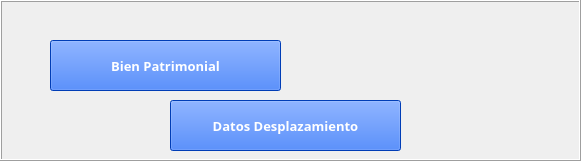
  <widget class="QFrame" name="frame_4">
   <property name="geometry">
    <rect>
     <x>30</x>
     <y>240</y>
     <width>581</width>
     <height>161</height>
    </rect>
   </property>
   <property name="tabletTracking">
    <bool>false</bool>
   </property>
   <property name="toolTip">
    <string/>
   </property>
   <property name="autoFillBackground">
    <bool>false</bool>
   </property>
   <property name="frameShape">
    <enum>QFrame::Box</enum>
   </property>
   <property name="frameShadow">
    <enum>QFrame::Raised</enum>
   </property>
   <widget class="QLabel" name="label_27">
    <property name="geometry">
     <rect>
      <x>10</x>
      <y>10</y>
      <width>566</width>
      <height>20</height>
     </rect>
    </property>
    <property name="font">
     <font>
      <family>Microsoft YaHei UI</family>
      <pointsize>11</pointsize>
     </font>
    </property>
    <property name="frameShadow">
     <enum>QFrame::Sunken</enum>
    </property>
    <property name="lineWidth">
     <number>0</number>
    </property>
    <property name="midLineWidth">
     <number>1</number>
    </property>
    <property name="text">
     <string/>
    </property>
   </widget>
   <widget class="QPushButton" name="pushButton">
    <property name="enabled">
     <bool>true</bool>
    </property>
    <property name="geometry">
     <rect>
      <x>50</x>
      <y>40</y>
      <width>231</width>
      <height>51</height>
     </rect>
    </property>
    <property name="minimumSize">
     <size>
      <width>0</width>
      <height>0</height>
     </size>
    </property>
    <property name="palette">
     <palette>
      <active>
       <colorrole role="Button">
        <brush brushstyle="SolidPattern">
         <color alpha="255">
          <red>0</red>
          <green>85</green>
          <blue>255</blue>
         </color>
        </brush>
       </colorrole>
       <colorrole role="ButtonText">
        <brush brushstyle="SolidPattern">
         <color alpha="255">
          <red>255</red>
          <green>255</green>
          <blue>255</blue>
         </color>
        </brush>
       </colorrole>
       <colorrole role="Base">
        <brush brushstyle="SolidPattern">
         <color alpha="255">
          <red>0</red>
          <green>85</green>
          <blue>255</blue>
         </color>
        </brush>
       </colorrole>
       <colorrole role="Window">
        <brush brushstyle="SolidPattern">
         <color alpha="255">
          <red>0</red>
          <green>85</green>
          <blue>255</blue>
         </color>
        </brush>
       </colorrole>
      </active>
      <inactive>
       <colorrole role="Button">
        <brush brushstyle="SolidPattern">
         <color alpha="255">
          <red>0</red>
          <green>85</green>
          <blue>255</blue>
         </color>
        </brush>
       </colorrole>
       <colorrole role="ButtonText">
        <brush brushstyle="SolidPattern">
         <color alpha="255">
          <red>255</red>
          <green>255</green>
          <blue>255</blue>
         </color>
        </brush>
       </colorrole>
       <colorrole role="Base">
        <brush brushstyle="SolidPattern">
         <color alpha="255">
          <red>0</red>
          <green>85</green>
          <blue>255</blue>
         </color>
        </brush>
       </colorrole>
       <colorrole role="Window">
        <brush brushstyle="SolidPattern">
         <color alpha="255">
          <red>0</red>
          <green>85</green>
          <blue>255</blue>
         </color>
        </brush>
       </colorrole>
      </inactive>
      <disabled>
       <colorrole role="Button">
        <brush brushstyle="SolidPattern">
         <color alpha="255">
          <red>0</red>
          <green>85</green>
          <blue>255</blue>
         </color>
        </brush>
       </colorrole>
       <colorrole role="ButtonText">
        <brush brushstyle="SolidPattern">
         <color alpha="255">
          <red>120</red>
          <green>120</green>
          <blue>120</blue>
         </color>
        </brush>
       </colorrole>
       <colorrole role="Base">
        <brush brushstyle="SolidPattern">
         <color alpha="255">
          <red>0</red>
          <green>85</green>
          <blue>255</blue>
         </color>
        </brush>
       </colorrole>
       <colorrole role="Window">
        <brush brushstyle="SolidPattern">
         <color alpha="255">
          <red>0</red>
          <green>85</green>
          <blue>255</blue>
         </color>
        </brush>
       </colorrole>
      </disabled>
     </palette>
    </property>
    <property name="font">
     <font>
      <family>Microsoft YaHei</family>
      <pointsize>10</pointsize>
      <weight>75</weight>
      <bold>true</bold>
     </font>
    </property>
    <property name="mouseTracking">
     <bool>false</bool>
    </property>
    <property name="tabletTracking">
     <bool>false</bool>
    </property>
    <property name="acceptDrops">
     <bool>false</bool>
    </property>
    <property name="toolTip">
     <string/>
    </property>
    <property name="statusTip">
     <string/>
    </property>
    <property name="styleSheet">
     <string notr="true">background-color: rgb(0, 85, 255);</string>
    </property>
    <property name="text">
     <string>Bien Patrimonial</string>
    </property>
    <property name="checkable">
     <bool>false</bool>
    </property>
    <property name="default">
     <bool>false</bool>
    </property>
    <property name="flat">
     <bool>false</bool>
    </property>
   </widget>
   <widget class="QPushButton" name="pushButton_3">
    <property name="enabled">
     <bool>true</bool>
    </property>
    <property name="geometry">
     <rect>
      <x>170</x>
      <y>100</y>
      <width>231</width>
      <height>51</height>
     </rect>
    </property>
    <property name="minimumSize">
     <size>
      <width>0</width>
      <height>0</height>
     </size>
    </property>
    <property name="palette">
     <palette>
      <active>
       <colorrole role="Button">
        <brush brushstyle="SolidPattern">
         <color alpha="255">
          <red>0</red>
          <green>85</green>
          <blue>255</blue>
         </color>
        </brush>
       </colorrole>
       <colorrole role="ButtonText">
        <brush brushstyle="SolidPattern">
         <color alpha="255">
          <red>255</red>
          <green>255</green>
          <blue>255</blue>
         </color>
        </brush>
       </colorrole>
       <colorrole role="Base">
        <brush brushstyle="SolidPattern">
         <color alpha="255">
          <red>0</red>
          <green>85</green>
          <blue>255</blue>
         </color>
        </brush>
       </colorrole>
       <colorrole role="Window">
        <brush brushstyle="SolidPattern">
         <color alpha="255">
          <red>0</red>
          <green>85</green>
          <blue>255</blue>
         </color>
        </brush>
       </colorrole>
      </active>
      <inactive>
       <colorrole role="Button">
        <brush brushstyle="SolidPattern">
         <color alpha="255">
          <red>0</red>
          <green>85</green>
          <blue>255</blue>
         </color>
        </brush>
       </colorrole>
       <colorrole role="ButtonText">
        <brush brushstyle="SolidPattern">
         <color alpha="255">
          <red>255</red>
          <green>255</green>
          <blue>255</blue>
         </color>
        </brush>
       </colorrole>
       <colorrole role="Base">
        <brush brushstyle="SolidPattern">
         <color alpha="255">
          <red>0</red>
          <green>85</green>
          <blue>255</blue>
         </color>
        </brush>
       </colorrole>
       <colorrole role="Window">
        <brush brushstyle="SolidPattern">
         <color alpha="255">
          <red>0</red>
          <green>85</green>
          <blue>255</blue>
         </color>
        </brush>
       </colorrole>
      </inactive>
      <disabled>
       <colorrole role="Button">
        <brush brushstyle="SolidPattern">
         <color alpha="255">
          <red>0</red>
          <green>85</green>
          <blue>255</blue>
         </color>
        </brush>
       </colorrole>
       <colorrole role="ButtonText">
        <brush brushstyle="SolidPattern">
         <color alpha="255">
          <red>120</red>
          <green>120</green>
          <blue>120</blue>
         </color>
        </brush>
       </colorrole>
       <colorrole role="Base">
        <brush brushstyle="SolidPattern">
         <color alpha="255">
          <red>0</red>
          <green>85</green>
          <blue>255</blue>
         </color>
        </brush>
       </colorrole>
       <colorrole role="Window">
        <brush brushstyle="SolidPattern">
         <color alpha="255">
          <red>0</red>
          <green>85</green>
          <blue>255</blue>
         </color>
        </brush>
       </colorrole>
      </disabled>
     </palette>
    </property>
    <property name="font">
     <font>
      <family>Microsoft YaHei</family>
      <pointsize>10</pointsize>
      <weight>75</weight>
      <bold>true</bold>
     </font>
    </property>
    <property name="mouseTracking">
     <bool>false</bool>
    </property>
    <property name="tabletTracking">
     <bool>false</bool>
    </property>
    <property name="acceptDrops">
     <bool>false</bool>
    </property>
    <property name="toolTip">
     <string/>
    </property>
    <property name="statusTip">
     <string/>
    </property>
    <property name="styleSheet">
     <string notr="true">background-color: rgb(0, 85, 255);</string>
    </property>
    <property name="text">
     <string>Datos Desplazamiento</string>
    </property>
    <property name="checkable">
     <bool>false</bool>
    </property>
    <property name="default">
     <bool>false</bool>
    </property>
    <property name="flat">
     <bool>false</bool>
    </property>
   </widget>
  </widget>
